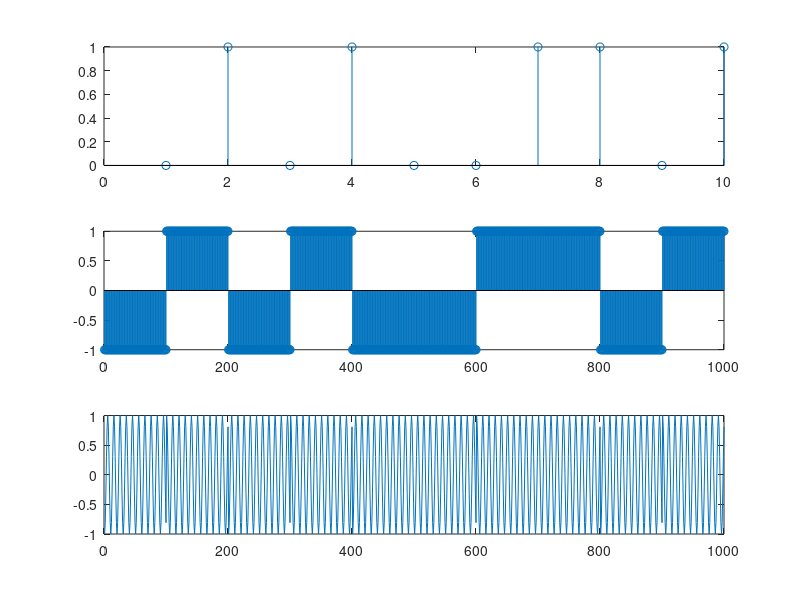
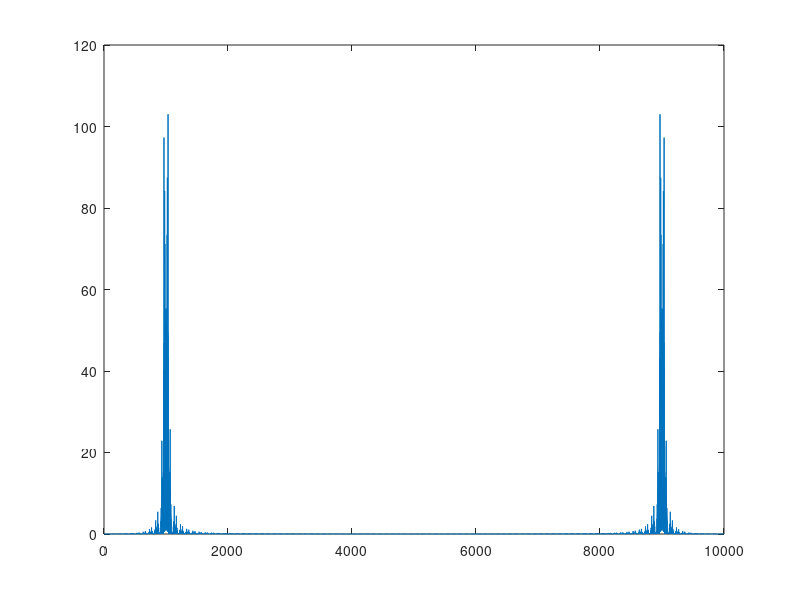
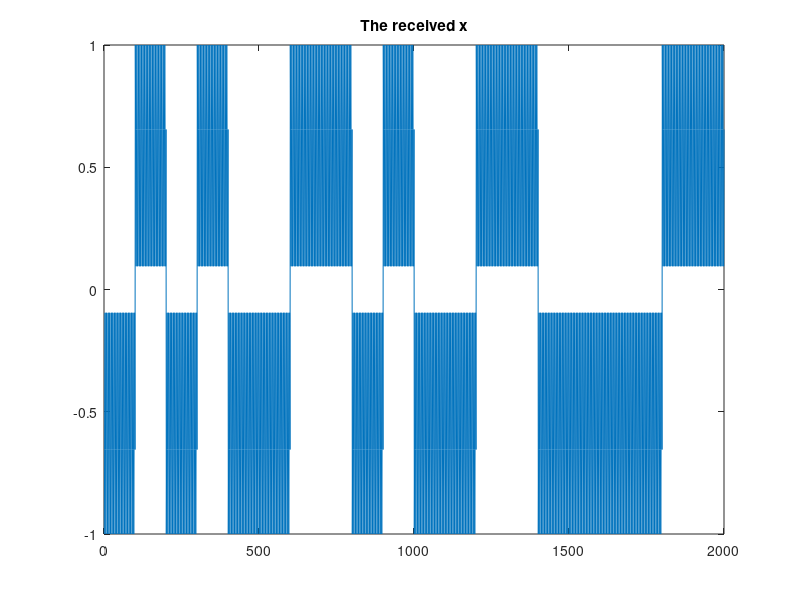
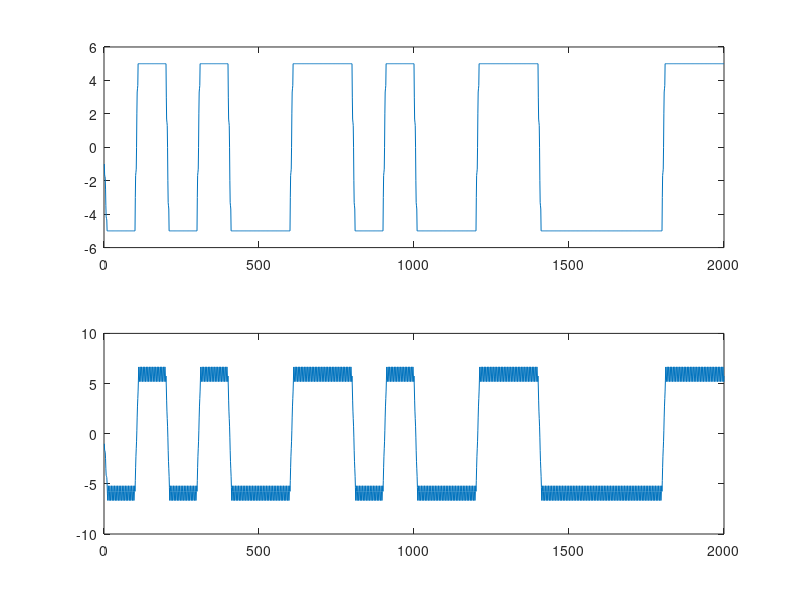

These figures' MATLAB source, in order:
% ----------------------------------------------------------------------- %
% It is the project of modulation with carrier transmission.
%
% Written by Tingwu Wang, Tsinghua University, for the course project
% 29/10/2015
% ----------------------------------------------------------------------- %
clear; clc; close all;

overSampleRate = 100;
T = 1;
N = 100;
sampleRate = N * overSampleRate;

sourceGen = rand(1, N);
source = zeros(1, N);
source(sourceGen > 0.5) = 1;

t = 0: 1 / (N * overSampleRate) : T - 1 / (N * overSampleRate);
sendOrigin = zeros(1, N * overSampleRate);

for i = 1: 1: N
    sendOrigin(1 + (i - 1) * overSampleRate: i * overSampleRate) = ...
        2 * source(i) - 1;
end

f = N * 10;  % the carrier frequency
phi_0 = 0;
send = sendOrigin .* cos(2 * pi * f * t + phi_0);  % the bpsk modulation

figure
subplot(3,1,1)
stem(source(1:10))
subplot(3,1,2)
stem(sendOrigin(1: 10 * overSampleRate))
subplot(3,1,3)
plot(send(1: 10 * overSampleRate))

figure
w = 0: sampleRate/(length(t)-1): sampleRate;
plot(w, 1 / length(send) * abs(fft(send)) .^ 2);


% demodulation begins

close all
x = send .* cos(2 * pi * f * t + phi_0);
lpf_1 = zeros(1, length(x)); lpf_1(1: 10) = 1;  % two low pass filter
lpf_2 = zeros(1, length(x)); lpf_2(1: 12) = 1;
figure
plot(x(1: 20 * overSampleRate))
title('The received x')
y1 = conv(x, lpf_1);
y1 = y1(1:length(x));
y2 = conv(x, lpf_2);
y2 = y2(1:length(x));

figure
subplot(2,1,1)
plot(y1(1: 20 * overSampleRate))
subplot(2,1,2)
plot(y2(1: 20 * overSampleRate))


figure
subplot(3,1,1); plot((1 + sign(y1(1: 10 * overSampleRate))) / 2);
ylim([-1.5 1.5]); title('Decoded from y1')
subplot(3,1,2); plot((1 + sign(y2(1: 10 * overSampleRate))) / 2);
ylim([-1.5 1.5]); title('Decoded from y2')
subplot(3,1,3); plot((1 + sign(sendOrigin(1: 10 * overSampleRate))) / 2);
ylim([-1.5 1.5]); title('original')
